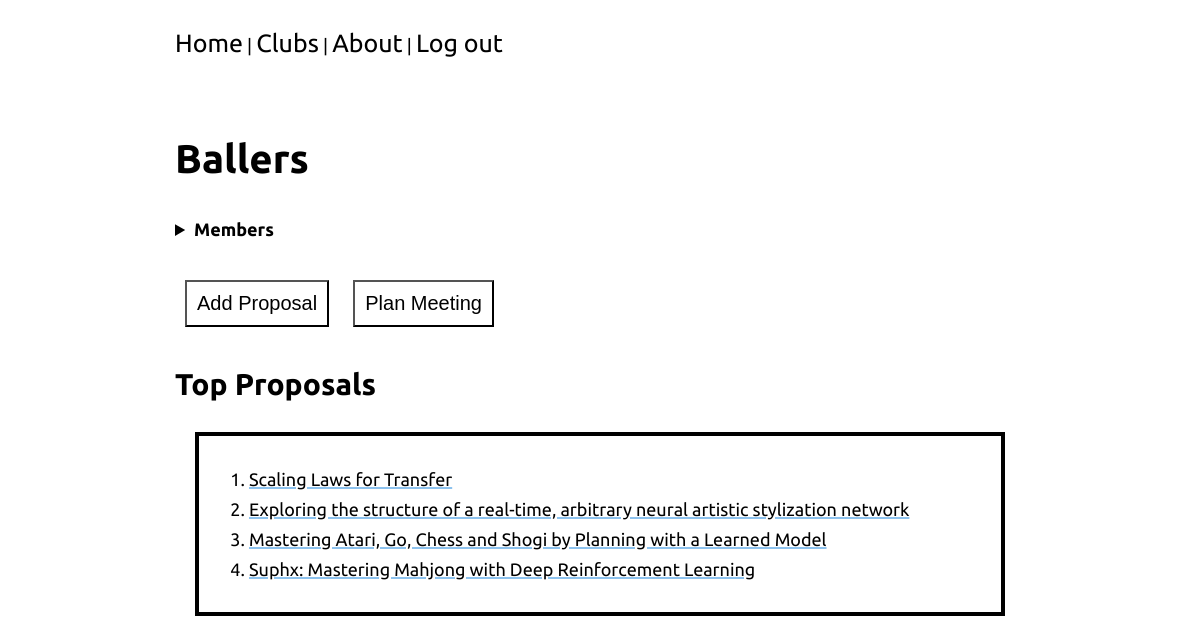
Screenshot of /clubs/Ballers/ (signed in) with the database file from the repository.
### clubs/models.py (models this page shows, shortened)
class Club(models.Model):
    name = models.CharField(max_length=50, unique=True)
    password = models.CharField(max_length=50)
    members = models.ManyToManyField(User, through='ClubMember')
    @property
    def meeting(self):
       return Meeting.objects.filter(club=self, date_time__gte=timezone.now()).last()
    @property
    def election(self):
        election = Election.objects.filter(club=self, end_datetime__gte=timezone.now()).last()
        if election and election.is_over:
            return None
        return election  # Can also return None
    @property
    def proposals(self):
        return Proposal.objects.filter(club=self)
    @property
    def top_proposals(self):
        num = 10
        return self.proposals.order_by('-total_score')[:num]
    def get_ctx(self, user):
        ctx = {'club': self,
               'meeting': self.meeting,
               'election': self.election,
               'unscored_proposals': user.profile.unscored_proposals.get(self.name),
               'top_proposals': self.top_proposals,
               }
        return ctx
    def __str__(self):
        return self.name

class Proposal(models.Model):
    user = models.ForeignKey(User, null=True, on_delete=models.SET_NULL)
    paper = models.ForeignKey(Paper, on_delete=models.CASCADE)
    club = models.ForeignKey(Club, on_delete=models.CASCADE)
    submission_datetime = models.DateTimeField(auto_now_add=True)
    msg = models.CharField(max_length=300, null=True)
    total_score = models.IntegerField(default=0)

### papers/models.py (models this page shows, shortened)
class Paper(models.Model):
    url = models.URLField(max_length=50)
    pdf_url = models.URLField(max_length=50)
    arxiv_id = models.CharField(max_length=20)
    title = models.CharField(max_length=500)
    authors = models.ManyToManyField('Author', through='AuthorPaper')
    abstract = models.CharField(max_length=1000)
    key_words = models.ManyToManyField('KeyWord', through='KeyWordPaper')
    published = models.DateField()

### clubs/views.py (the view, shortened to what this page needs)
# urls.py: path('<str:club_name>/', views.ClubDetailView.as_view(), name='club-detail'),
class ClubDetailView(View):
    template_name = 'clubs/club-detail.html'
    def get_club(self):
        return get_object_or_404(Club, name=self.kwargs['club_name'])
    def get_context_data(self, **kwargs):
        club = self.get_club()
        ctx = club.get_ctx(self.request.user)
        if ctx['election']:
            ctx.update(**ctx['election'].get_ctx(self.request.user))
            if not ctx['voted']:
                ctx['vote_form'] = VoteForm(election=ctx['election'])
                ctx['voteform_fields_candidates_zip'] = list(zip(ctx['election'].candidates.all(),
                                                                 ctx['vote_form'].visible_fields()))
        if ctx['unscored_proposals']:
            ctx['unscored'] = list(map(lambda proposal: (proposal, ScoreForm(proposal)), ctx['unscored_proposals']))
        return ctx
    def get(self, request, *args, **kwargs):
        return render(request, self.template_name, self.get_context_data())

### accounts/models.py (called while the page is built)
    def __str__(self):
        return self.username

### clubs/models.py (called while the page is built)
    @property
    def is_over(self):
        if self.winner:
            return True
        elif timezone.now() > self.end_datetime:
            self.declare_winner()
            return True
        return False

    def get_ctx(self, user):
        ctx = {'voted': True if Vote.objects.filter(user=user, election=self).exists() else False,
               'candidates': dict(zip(string.ascii_uppercase,
                                      [c for c in self.candidates.all()])),
               }
        return ctx

### profiles/models.py (called while the page is built)
    @property
    def clubs(self):
        return Club.objects.filter(clubmember__member=self.user)

    @property
    def unscored_proposals(self):
        res = {}
        scored_proposals = Proposal.objects.filter(score__user=self.user)
        for club in self.clubs:
            res[club.name] = club.proposals.difference(scored_proposals)
        return res

### clubs/templates/clubs/club-detail.html (shortened to what this page needs)
{% extends 'base.html' %}
{% block content %}
<h1>{{ club.name }}</h1>
<details>
  <summary><b>Members</b></summary>
</details>
<br>
<button type="submit" id="add-proposal-btn" onclick="location.href='{% url 'clubs:add-proposal' club.name %}'">Add Proposal</button>
{% if meeting %}
{% include 'clubs/meeting.html' %}
{% else %}
<button type="submit" id="plan-meeting-btn" onclick="location.href='{% url 'clubs:plan-meeting' club %}'">Plan Meeting</button>
{% endif %}
{% if club.proposals.all %}
{% include 'clubs/top-proposals.html' %}
{% endif %}
{% endblock content %}

### clubs/templates/clubs/top-proposals.html
<h2>Top Proposals</h2>
<div id="top-proposals-container">
<ol>
{% for proposal in top_proposals %}
<li><a href="{% url 'papers:paper-detail' proposal.id %}">{{ proposal.paper.title }}</a></li>
{% endfor %}
</ol>
</div>

### static/styles.css (style rules this page uses)
:root { font-size: 62.5%; --f-serif: "Crimson Text", serif; --f-sans-serif: "Ubuntu", sans-serif; --c-cream: #FFFDD0; --c-lightgrey: #CCCCFF; --c-lightgreen: #DCFAE1; --c-green: #91F7A4; --c-grey: #CCCCCC; --c-purple: #CC33FF; --c-lightblue: #8dc2ee; --c-grey: #F7F1ED; --c-pink: #FEBEB0; --c-darkgreen: #3D5A5B; --c-darkblue: #2F365F; --c-whitepurple: #f4eeff; --c-lightpurple: #dcd6f7; --c-teal: #a6b1e1; --c-darkblue: #424874; --c-snow: #f5fefd; --c-border: black; --border-width: 4px; --c-btn-bg: white; --c-bg: #fffafa; --c-link: var(--c-lightblue); --c-navBar-a: var(--c-purple); --c-navBar-a: black; --c-main-text: black; --f-headers: var(--f-sans-serif) }
body { font-size: 1.8rem; background: var(--c-lightgrey); background: white; line-height: 1.5; font-family: var(--f-sans-serif); }
h1 { font-size: 4rem; }
h2 { font-size: 3rem; }
a { color: var(--main-text); text-decoration: underline var(--c-link) 2px; line-heigh: 1.5; }
li { line-height: 3rem; }
button { background-color: var(--c-btn-bg); margin: 1rem; padding: 1rem; font-size: 2rem; }
summary { font-weight: bold; }
#add-proposal-btn { font-size: 2rem; }
#plan-meeting-btn { font-size: 2rem; }
#top-proposals-container { margin: 2rem; padding: 1rem; border: var(--border-width) solid var(--c-border); }

### rows the page displays
Club: name "Ballers"
Proposal: paper "Scaling Laws for Transfer"
Proposal: paper "Exploring the structure of a real-time, arbitrary neural artistic stylization network"
Proposal: paper "Mastering Atari, Go, Chess and Shogi by Planning with a Learned Model"
Proposal: paper "Suphx: Mastering Mahjong with Deep Reinforcement Learning"
